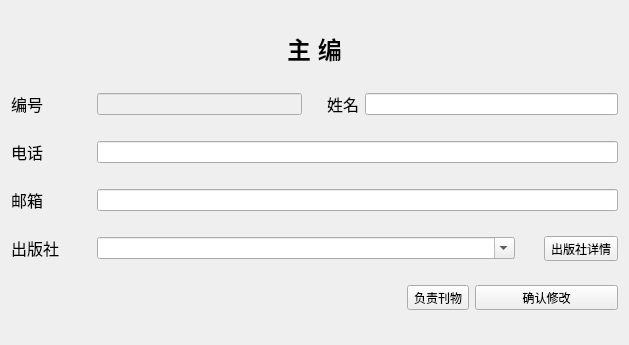
<?xml version="1.0" encoding="UTF-8"?>
<ui version="4.0">
 <class>DEditorInfo</class>
 <widget class="QWidget" name="DEditorInfo">
  <property name="geometry">
   <rect>
    <x>0</x>
    <y>0</y>
    <width>629</width>
    <height>345</height>
   </rect>
  </property>
  <property name="windowTitle">
   <string>主编详情</string>
  </property>
  <layout class="QVBoxLayout" name="verticalLayout">
   <item>
    <widget class="QLabel" name="label_title">
     <property name="maximumSize">
      <size>
       <width>16777215</width>
       <height>39</height>
      </size>
     </property>
     <property name="text">
      <string>&lt;html&gt;&lt;head/&gt;&lt;body&gt;&lt;p align=&quot;center&quot;&gt;&lt;span style=&quot; font-size:18pt; font-weight:600;&quot;&gt;主 编&lt;/span&gt;&lt;/p&gt;&lt;/body&gt;&lt;/html&gt;</string>
     </property>
    </widget>
   </item>
   <item>
    <layout class="QHBoxLayout" name="horizontalLayout_8" stretch="15,1,15">
     <item>
      <layout class="QHBoxLayout" name="horizontalLayout">
       <item>
        <widget class="QLabel" name="label_id">
         <property name="minimumSize">
          <size>
           <width>80</width>
           <height>0</height>
          </size>
         </property>
         <property name="text">
          <string>&lt;html&gt;&lt;head/&gt;&lt;body&gt;&lt;p&gt;&lt;span style=&quot; font-size:12pt;&quot;&gt;编号&lt;/span&gt;&lt;/p&gt;&lt;/body&gt;&lt;/html&gt;</string>
         </property>
         <property name="textFormat">
          <enum>Qt::RichText</enum>
         </property>
        </widget>
       </item>
       <item>
        <widget class="QLineEdit" name="line_id">
         <property name="enabled">
          <bool>false</bool>
         </property>
        </widget>
       </item>
      </layout>
     </item>
     <item>
      <spacer name="horizontalSpacer_2">
       <property name="orientation">
        <enum>Qt::Horizontal</enum>
       </property>
       <property name="sizeHint" stdset="0">
        <size>
         <width>40</width>
         <height>20</height>
        </size>
       </property>
      </spacer>
     </item>
     <item>
      <layout class="QHBoxLayout" name="horizontalLayout_4">
       <item>
        <widget class="QLabel" name="label_name">
         <property name="text">
          <string>&lt;html&gt;&lt;head/&gt;&lt;body&gt;&lt;p&gt;&lt;span style=&quot; font-size:12pt;&quot;&gt;姓名&lt;/span&gt;&lt;/p&gt;&lt;/body&gt;&lt;/html&gt;</string>
         </property>
         <property name="textFormat">
          <enum>Qt::RichText</enum>
         </property>
        </widget>
       </item>
       <item>
        <widget class="QLineEdit" name="line_name"/>
       </item>
      </layout>
     </item>
    </layout>
   </item>
   <item>
    <layout class="QHBoxLayout" name="horizontalLayout_9" stretch="15">
     <item>
      <layout class="QHBoxLayout" name="horizontalLayout_2">
       <item>
        <widget class="QLabel" name="label_phone">
         <property name="minimumSize">
          <size>
           <width>80</width>
           <height>0</height>
          </size>
         </property>
         <property name="maximumSize">
          <size>
           <width>80</width>
           <height>16777215</height>
          </size>
         </property>
         <property name="text">
          <string>&lt;html&gt;&lt;head/&gt;&lt;body&gt;&lt;p&gt;&lt;span style=&quot; font-size:12pt;&quot;&gt;电话&lt;/span&gt;&lt;/p&gt;&lt;/body&gt;&lt;/html&gt;</string>
         </property>
         <property name="textFormat">
          <enum>Qt::RichText</enum>
         </property>
        </widget>
       </item>
       <item>
        <widget class="QLineEdit" name="line_phone"/>
       </item>
      </layout>
     </item>
    </layout>
   </item>
   <item>
    <layout class="QHBoxLayout" name="horizontalLayout_5">
     <item>
      <widget class="QLabel" name="label_email">
       <property name="minimumSize">
        <size>
         <width>80</width>
         <height>0</height>
        </size>
       </property>
       <property name="maximumSize">
        <size>
         <width>16777215</width>
         <height>16777215</height>
        </size>
       </property>
       <property name="text">
        <string>&lt;html&gt;&lt;head/&gt;&lt;body&gt;&lt;p&gt;&lt;span style=&quot; font-size:12pt;&quot;&gt;邮箱&lt;/span&gt;&lt;/p&gt;&lt;/body&gt;&lt;/html&gt;</string>
       </property>
       <property name="textFormat">
        <enum>Qt::RichText</enum>
       </property>
      </widget>
     </item>
     <item>
      <widget class="QLineEdit" name="line_email"/>
     </item>
    </layout>
   </item>
   <item>
    <layout class="QHBoxLayout" name="horizontalLayout_7" stretch="22,1,0">
     <item>
      <layout class="QHBoxLayout" name="horizontalLayout_6">
       <item>
        <widget class="QLabel" name="label_publisher">
         <property name="minimumSize">
          <size>
           <width>80</width>
           <height>0</height>
          </size>
         </property>
         <property name="maximumSize">
          <size>
           <width>80</width>
           <height>16777215</height>
          </size>
         </property>
         <property name="text">
          <string>&lt;html&gt;&lt;head/&gt;&lt;body&gt;&lt;p&gt;&lt;span style=&quot; font-size:12pt;&quot;&gt;出版社&lt;/span&gt;&lt;/p&gt;&lt;/body&gt;&lt;/html&gt;</string>
         </property>
         <property name="textFormat">
          <enum>Qt::RichText</enum>
         </property>
        </widget>
       </item>
       <item>
        <widget class="QComboBox" name="cmb_publisher">
         <property name="editable">
          <bool>true</bool>
         </property>
        </widget>
       </item>
      </layout>
     </item>
     <item>
      <spacer name="horizontalSpacer_4">
       <property name="orientation">
        <enum>Qt::Horizontal</enum>
       </property>
       <property name="sizeHint" stdset="0">
        <size>
         <width>40</width>
         <height>20</height>
        </size>
       </property>
      </spacer>
     </item>
     <item>
      <widget class="QToolButton" name="btn_publisher">
       <property name="text">
        <string>出版社详情</string>
       </property>
       <property name="icon">
        <iconset resource="MainWin.qrc">
         <normaloff>:/Icon/Resources/图标/printer_128px_25992_easyicon.net.png</normaloff>:/Icon/Resources/图标/printer_128px_25992_easyicon.net.png</iconset>
       </property>
       <property name="toolButtonStyle">
        <enum>Qt::ToolButtonTextBesideIcon</enum>
       </property>
      </widget>
     </item>
    </layout>
   </item>
   <item>
    <layout class="QHBoxLayout" name="horizontalLayout_12">
     <item>
      <spacer name="horizontalSpacer">
       <property name="orientation">
        <enum>Qt::Horizontal</enum>
       </property>
       <property name="sizeHint" stdset="0">
        <size>
         <width>218</width>
         <height>20</height>
        </size>
       </property>
      </spacer>
     </item>
     <item>
      <widget class="QToolButton" name="btn_journal">
       <property name="text">
        <string>负责刊物</string>
       </property>
       <property name="icon">
        <iconset resource="MainWin.qrc">
         <normaloff>:/Icon/Resources/图标/book_books.ico</normaloff>:/Icon/Resources/图标/book_books.ico</iconset>
       </property>
       <property name="toolButtonStyle">
        <enum>Qt::ToolButtonTextBesideIcon</enum>
       </property>
      </widget>
     </item>
     <item>
      <widget class="QToolButton" name="btn_confirm">
       <property name="minimumSize">
        <size>
         <width>143</width>
         <height>0</height>
        </size>
       </property>
       <property name="text">
        <string>确认修改</string>
       </property>
       <property name="icon">
        <iconset resource="MainWin.qrc">
         <normaloff>:/Icon/Resources/图标/accept_approve_comfirm_ok_tick_yes.png</normaloff>:/Icon/Resources/图标/accept_approve_comfirm_ok_tick_yes.png</iconset>
       </property>
       <property name="toolButtonStyle">
        <enum>Qt::ToolButtonTextBesideIcon</enum>
       </property>
      </widget>
     </item>
    </layout>
   </item>
  </layout>
 </widget>
 <layoutdefault spacing="6" margin="11"/>
 <resources>
  <include location="MainWin.qrc"/>
 </resources>
 <connections/>
</ui>
